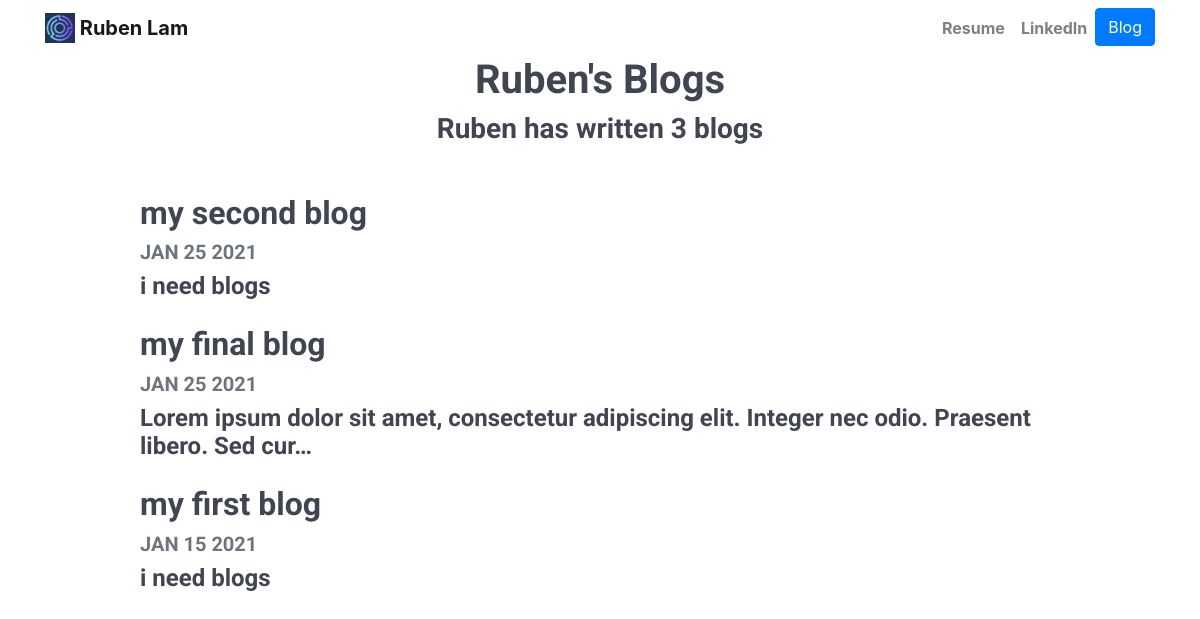
/blog/, run on an earlier commit of the app's database.
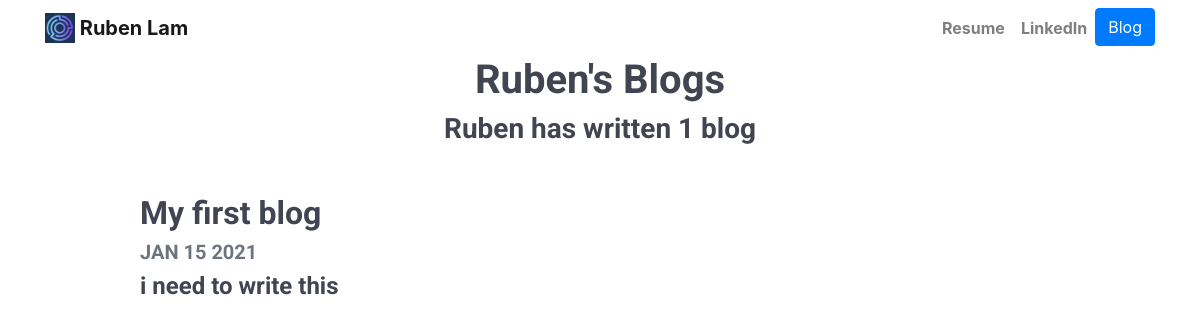
And on a later commit of the database.
### blog/models.py (models this page shows, shortened)
class Blog(models.Model):
    title = models.CharField(max_length=200)
    date = models.DateField()
    description = models.TextField()

### blog/views.py (the view)
# urls.py: path('', views.all_blogs, name='all_blogs'),
def all_blogs(request):
    blogs = Blog.objects.order_by('-date')
    return render(request, 'blog/all_blogs.html', {'blogs': blogs})

### blog/templates/blog/all_blogs.html
{% extends 'portfolio/base.html' %}
{% load static %}
{% block content %}
<h1 id="blogtitle" class="font-weight-bold text-center">Ruben's Blogs</h1>
<h3 class="text-center mb-5">Ruben has written {{ blogs.count }} blog{{ blogs.count|pluralize }}</h3>
{% for blog in blogs %}
<div class="row justify-content-center my-3">
  <div class="col-md-10">
    <a href="{% url 'blog:detail' blog.id %}">
      <h2>{{ blog.title }}</h2>
    </a>
    <h5 class="text-muted">{{ blog.date|date:'M d Y'|upper }}</h5>
    <h4>{{ blog.description|striptags|truncatechars:100 }}</h4>
  </div>
</div>
{% endfor %}
{% endblock %}

### portfolio/templates/portfolio/base.html (shortened to what this page needs)
{% load static %}
<!doctype html>
<html lang="en">
<head>
    <link rel="stylesheet" href="https://maxcdn.bootstrapcdn.com/bootstrap/4.0.0/css/bootstrap.min.css">
    <link rel="stylesheet" href="{% static 'portfolio/ruben.css' %}">
</head>
<body>
    <nav id="topNav" class="navbar navbar-expand-md navbar-light">
        <div class="container">
          <a class="navbar-brand" href="{% url 'home' %}">
            <img src="{% static 'portfolio/my_logo.png' %}" width="30" height="30" class="d-inline-block align-top" alt="Ruben's Logo">
            <span>Ruben Lam</span>
          </a>
          <div class="collapse navbar-collapse text-center" id="navbarNav">
            <ul class="navbar-nav ml-auto">
              <li class="nav-item">
                <a class="nav-link" href="{% static 'portfolio/resume.pdf' %}">Resume</a>
              </li>
              <li class="nav-item">
                <a class="nav-link" href="https://www.linkedin.com/in/rubenlam1/" target="_blank">LinkedIn</a>
              </li>
              <li>
                <a role="button" href="{% url 'blog:all_blogs' %}" class="btn btn-primary">Blog</a>
              </li>
            </ul>
          </div>
        </div>
      </nav>
      <div class="container">
        {% block content %}{% endblock %}
      </div>
  </body>
</html>

### portfolio/static/portfolio/ruben.css (style rules this page uses)
* { margin: 0; padding: 0; }
html { font-family: 'Roboto', sans-serif; }
h1, h2, h3, h4, h5, h6 { font-family: 'Roboto', sans-serif; font-weight: 700; color: #404551; line-height: 1.2; }
a, a:hover, a:focus, a:active { font-weight: 700; text-decoration: none; -webkit-transition-duration: 500ms; transition-duration: 500ms; }
li { list-style: none; }
img { max-width: 100%; height: auto; }
.navbar-nav { -webkit-transition-duration: 500ms; transition-duration: 500ms; }

What changed in the data, as far as the page shows it:
removed Blog: title "my second blog", date "JAN 25 2021", description "i need blogs"
removed Blog: title "my final blog", date "JAN 25 2021", description "Lorem ipsum dolor sit amet, consectetur adipiscing elit. Integer nec odio. Praesent libero. Sed cur…"
changed Blog: title "my first blog" → "My first blog"; description "i need blogs" → "i need to write this"
Also different on the page:
{{ blogs.count }}: "3" → "1"
